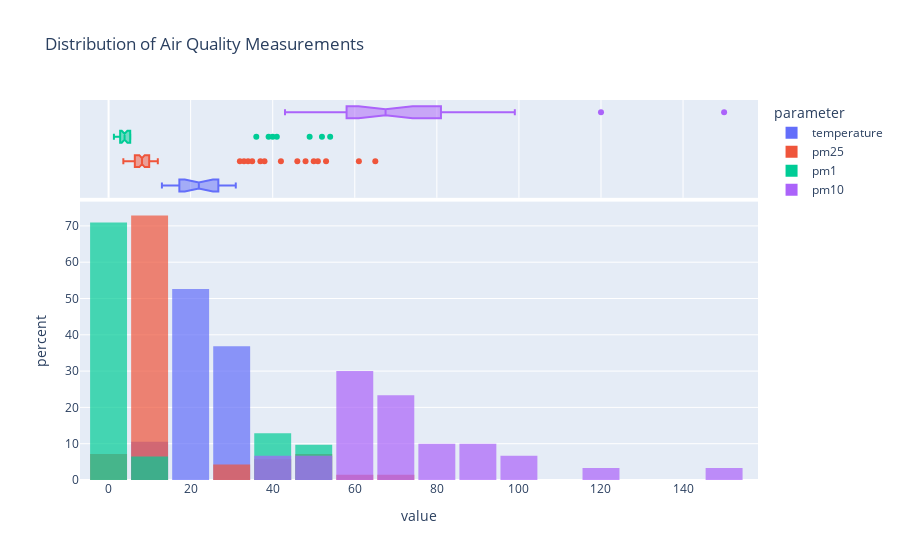

The cell this chart's notebook holds for it:
### Code cell
fig = px.histogram(nakuru, x='value', color='parameter', marginal='box',title='Distribution of Air Quality Measurements', 
                   barmode='overlay', # Set bars to overlay on top of the other'
                   nbins=20,
                   histnorm='percent', # to invlude percentage
                   histfunc='count', # Set histfunc to 'count'
                   opacity=0.7)
fig.update_layout(bargap=0.1)
fig.show()

### Figure 1 — Plotly figure (JSON) as saved in the notebook; plotly's stock layout.template omitted (floating-point values rounded to 4 significant figures)
{"data": [{"alignmentgroup": "True", "bingroup": "x", "histfunc": "count", "histnorm": "percent", "hovertemplate": "parameter=temperature<br>value=%{x}<br>percent=%{y}<extra></extra>", "legendgroup": "temperature", "marker": {"color": "#636efa", "opacity": 0.7, "pattern": {"shape": ""}}, "name": "temperature", "nbinsx": 20, "offsetgroup": "temperature", "orientation": "v", "showlegend": true, "type": "histogram", "x": [13, 15, 17, 19, 22, 24, 25, 26, 27, 21, 20, 16, 18, 14, 30, 29, 23, 28, 31], "xaxis": "x", "yaxis": "y"}, {"alignmentgroup": "True", "hovertemplate": "parameter=temperature<br>value=%{x}<extra></extra>", "legendgroup": "temperature", "marker": {"color": "#636efa"}, "name": "temperature", "notched": true, "offsetgroup": "temperature", "showlegend": false, "type": "box", "x": [13, 15, 17, 19, 22, 24, 25, 26, 27, 21, 20, 16, 18, 14, 30, 29, 23, 28, 31], "xaxis": "x2", "yaxis": "y2"}, {"alignmentgroup": "True", "bingroup": "x", "histfunc": "count", "histnorm": "percent", "hovertemplate": "parameter=pm25<br>value=%{x}<br>percent=%{y}<extra></extra>", "legendgroup": "pm25", "marker": {"color": "#EF553B", "opacity": 0.7, "pattern": {"shape": ""}}, "name": "pm25", "nbinsx": 20, "offsetgroup": "pm25", "orientation": "v", "showlegend": true, "type": "histogram", "x": [12, 11, 9.7, 9.3, 9, 7.6, 7.9, 8.2, 8.3, 7.3, 7.7, 7.5, 10, 6.7, 6.6, 7.1, 8.1, 8.4, 6.3, 5.5, 7, 7.2, 6.8, 8.5, 8.6, 9.1, 9.5, 9.9, 8.7, 8, 9.2, 6.5, 7.8, 7.4, 8.8, 9.4, 37, 8.9, 50, 38, 34, 65, 6.9, 33, 42, 46, 51, 6.2, 5.7, 9.8, 35, 53, 4.6, 4.5, 5.4, 4.9, 3.6, 3.7, 5.9, 9.6, 6.1, 5.6, 5.1, 5.8, 6.4, 6, 5, 48, 32, 61], "xaxis": "x", "yaxis": "y"}, {"alignmentgroup": "True", "hovertemplate": "parameter=pm25<br>value=%{x}<extra></extra>", "legendgroup": "pm25", "marker": {"color": "#EF553B"}, "name": "pm25", "notched": true, "offsetgroup": "pm25", "showlegend": false, "type": "box", "x": [12, 11, 9.7, 9.3, 9, 7.6, 7.9, 8.2, 8.3, 7.3, 7.7, 7.5, 10, 6.7, 6.6, 7.1, 8.1, 8.4, 6.3, 5.5, 7, 7.2, 6.8, 8.5, 8.6, 9.1, 9.5, 9.9, 8.7, 8, 9.2, 6.5, 7.8, 7.4, 8.8, 9.4, 37, 8.9, 50, 38, 34, 65, 6.9, 33, 42, 46, 51, 6.2, 5.7, 9.8, 35, 53, 4.6, 4.5, 5.4, 4.9, 3.6, 3.7, 5.9, 9.6, 6.1, 5.6, 5.1, 5.8, 6.4, 6, 5, 48, 32, 61], "xaxis": "x2", "yaxis": "y2"}, {"alignmentgroup": "True", "bingroup": "x", "histfunc": "count", "histnorm": "percent", "hovertemplate": "parameter=pm1<br>value=%{x}<br>percent=%{y}<extra></extra>", "legendgroup": "pm1", "marker": {"color": "#00cc96", "opacity": 0.7, "pattern": {"shape": ""}}, "name": "pm1", "nbinsx": 20, "offsetgroup": "pm1", "orientation": "v", "showlegend": true, "type": "histogram", "x": [4.8, 3.5, 5.2, 2.8, 3.8, 5.3, 39, 40, 54, 4.3, 3.4, 3.3, 4.7, 36, 49, 2.7, 2.3, 3, 1.6, 1.9, 4.4, 4, 3.9, 2.5, 1.8, 1.3, 3.1, 4.1, 2.9, 41, 52], "xaxis": "x", "yaxis": "y"}, {"alignmentgroup": "True", "hovertemplate": "parameter=pm1<br>value=%{x}<extra></extra>", "legendgroup": "pm1", "marker": {"color": "#00cc96"}, "name": "pm1", "notched": true, "offsetgroup": "pm1", "showlegend": false, "type": "box", "x": [4.8, 3.5, 5.2, 2.8, 3.8, 5.3, 39, 40, 54, 4.3, 3.4, 3.3, 4.7, 36, 49, 2.7, 2.3, 3, 1.6, 1.9, 4.4, 4, 3.9, 2.5, 1.8, 1.3, 3.1, 4.1, 2.9, 41, 52], "xaxis": "x2", "yaxis": "y2"}, {"alignmentgroup": "True", "bingroup": "x", "histfunc": "count", "histnorm": "percent", "hovertemplate": "parameter=pm10<br>value=%{x}<br>percent=%{y}<extra></extra>", "legendgroup": "pm10", "marker": {"color": "#ab63fa", "opacity": 0.7, "pattern": {"shape": ""}}, "name": "pm10", "nbinsx": 20, "offsetgroup": "pm10", "orientation": "v", "showlegend": true, "type": "histogram", "x": [43, 44, 86, 67, 58, 47, 63, 59, 60, 68, 64, 80, 92, 69, 73, 88, 150, 55, 57, 45, 56, 66, 72, 62, 98, 78, 71, 99, 81, 120], "xaxis": "x", "yaxis": "y"}, {"alignmentgroup": "True", "hovertemplate": "parameter=pm10<br>value=%{x}<extra></extra>", "legendgroup": "pm10", "marker": {"color": "#ab63fa"}, "name": "pm10", "notched": true, "offsetgroup": "pm10", "showlegend": false, "type": "box", "x": [43, 44, 86, 67, 58, 47, 63, 59, 60, 68, 64, 80, 92, 69, 73, 88, 150, 55, 57, 45, 56, 66, 72, 62, 98, 78, 71, 99, 81, 120], "xaxis": "x2", "yaxis": "y2"}], "layout": {"bargap": 0.1, "barmode": "overlay", "legend": {"title": {"text": "parameter"}, "tracegroupgap": 0}, "title": {"text": "Distribution of Air Quality Measurements"}, "xaxis": {"anchor": "y", "domain": [0, 1], "title": {"text": "value"}}, "xaxis2": {"anchor": "y2", "domain": [0, 1], "matches": "x", "showgrid": true, "showticklabels": false}, "yaxis": {"anchor": "x", "domain": [0, 0.7326], "title": {"text": "percent"}}, "yaxis2": {"anchor": "x2", "domain": [0.7426, 1], "matches": "y2", "showgrid": false, "showline": false, "showticklabels": false, "ticks": ""}}}
